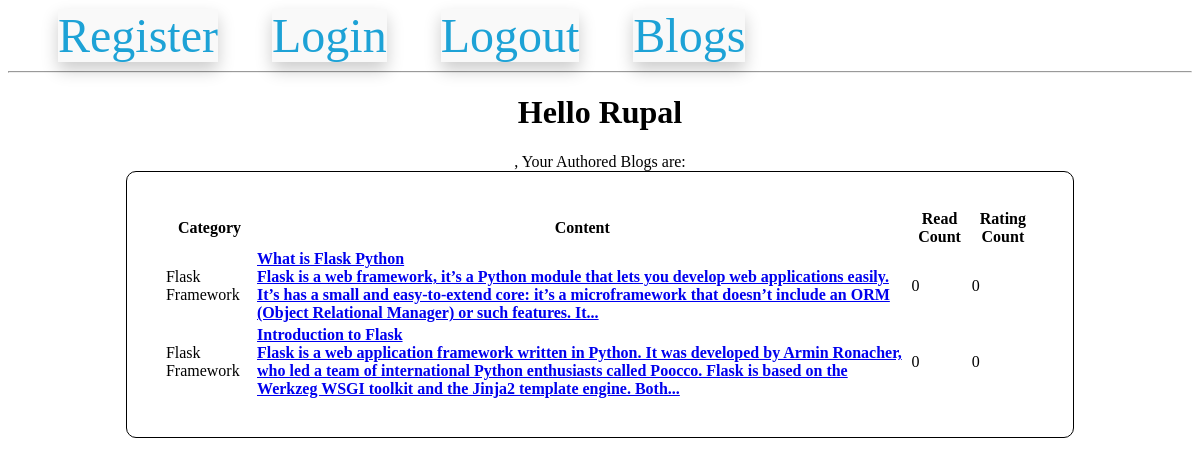
Page /viewBlog (signed in) on the committed database.
### models.py (models this page shows, shortened)
class UserModel(UserMixin,db.Model):
    __tablename__ = 'users'
    id = db.Column(db.Integer, primary_key=True)
    email = db.Column(db.String(100), unique=True)
    username = db.Column(db.String(100))
    password_hash = db.Column(db.String(250))

class BlogModel(db.Model):
    id = db.Column(db.Integer,primary_key=True)
    category_id = db.Column(db.Integer,db.ForeignKey('category_master.category_id'), nullable=False)
    blog_user_id = db.Column(db.Integer,db.ForeignKey('users.id'), nullable=False)
    blog_text = db.Column(db.Text, nullable=False)
    blog_creation_date = db.Column(db.DateTime)
    blog_read_count = db.Column(db.Integer, default=0)
    blog_rating_count = db.Column(db.Integer, default=0)

### routes.py (the view)
@app.route('/viewBlog')
@login_required
def view_blogs():
    all_self_blogs = BlogModel.query.filter(BlogModel.blog_user_id == current_user.id).all()
    return render_template('view_blog.html',all_self_blogs=all_self_blogs,all_categories = global_all_category_name)

### models.py (called while the page is built)
@login.user_loader
def load_user(id):
    return UserModel.query.get(int(id))

### templates/view_blog.html
{% extends 'base.html' %}
{% block content %}
<center>
    <h1>Hello {{ current_user.username }} </h1>, Your Authored Blogs are:
    <table style="border: 1px solid black; border-radius: 10px; padding: 3%; width: 80%;">
        <thead>
            <th>
                Category
            </th>
            <th>
                Content
            </th>
            <th>
                Read Count
            </th>
            <th>
                Rating Count
            </th>
        </thead>
        <tbody>
            {% for a_blog in all_self_blogs %}
            <tr>
                <td>
                    {{ all_categories[a_blog.category_id-1] }}
                </td>
                <td>
                    <a href="/self_blog_detail/{{ a_blog.id}}/{{ all_categories[a_blog.category_id-1] }}">{{ a_blog.blog_text|safe|truncate(275)}}</a>
                </td>
                <td>
                    {{ a_blog.blog_read_count }}
                </td>
                <td>
                    {{ a_blog.blog_rating_count }}
                </td>
            </tr>
            {% endfor%}
        </tbody>
    </table>
</center>
{% endblock%}

### rows in the picture
UserModel: username "Rupal"
BlogModel: all_categories "Flask Framework", blog_text "What is Flask Python Flask is a web framework, it’s a Python module that lets you develop web applications easily. It’s has a small and easy-to-extend core: it’s a microframework that doesn’t include an ORM (Object Relational Manager) or such features. It...", blog_read_count "0", blog_rating_count "0"
BlogModel: all_categories "Flask Framework", blog_text "Introduction to Flask Flask is a web application framework written in Python. It was developed by Armin Ronacher, who led a team of international Python enthusiasts called Poocco. Flask is based on the Werkzeg WSGI toolkit and the Jinja2 template engine. Both...", blog_read_count "0", blog_rating_count "0"
